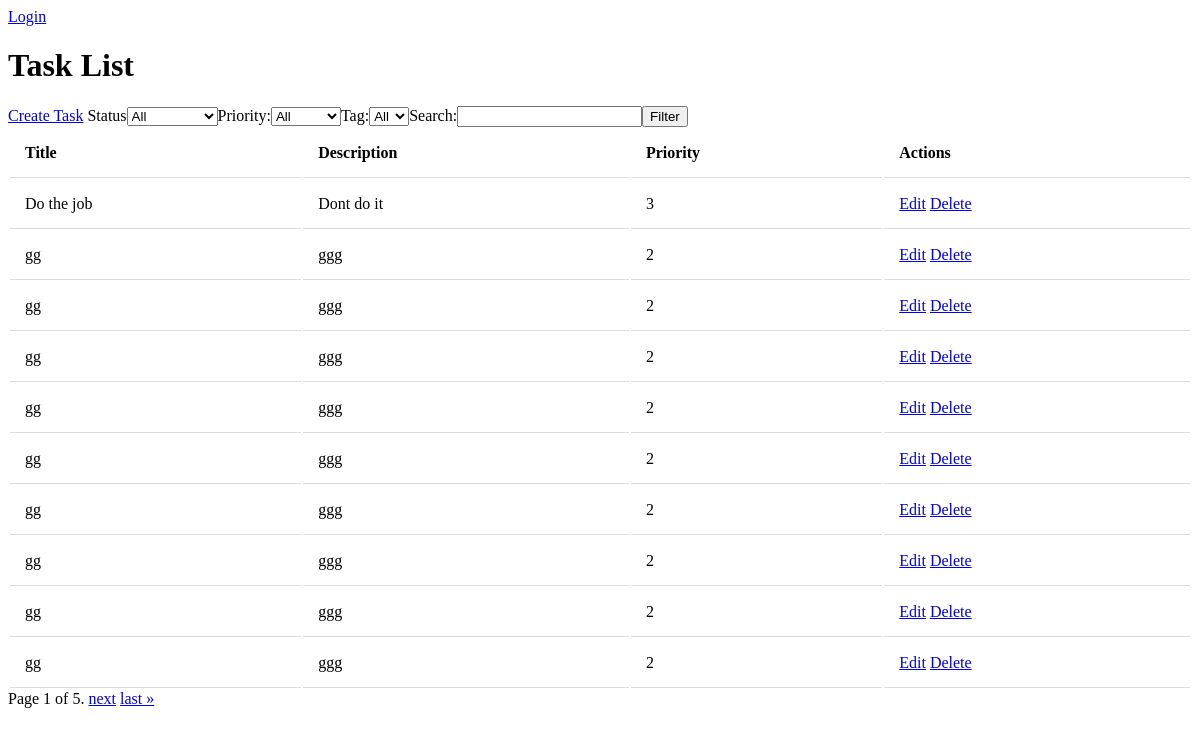
Before: / with the older database file.
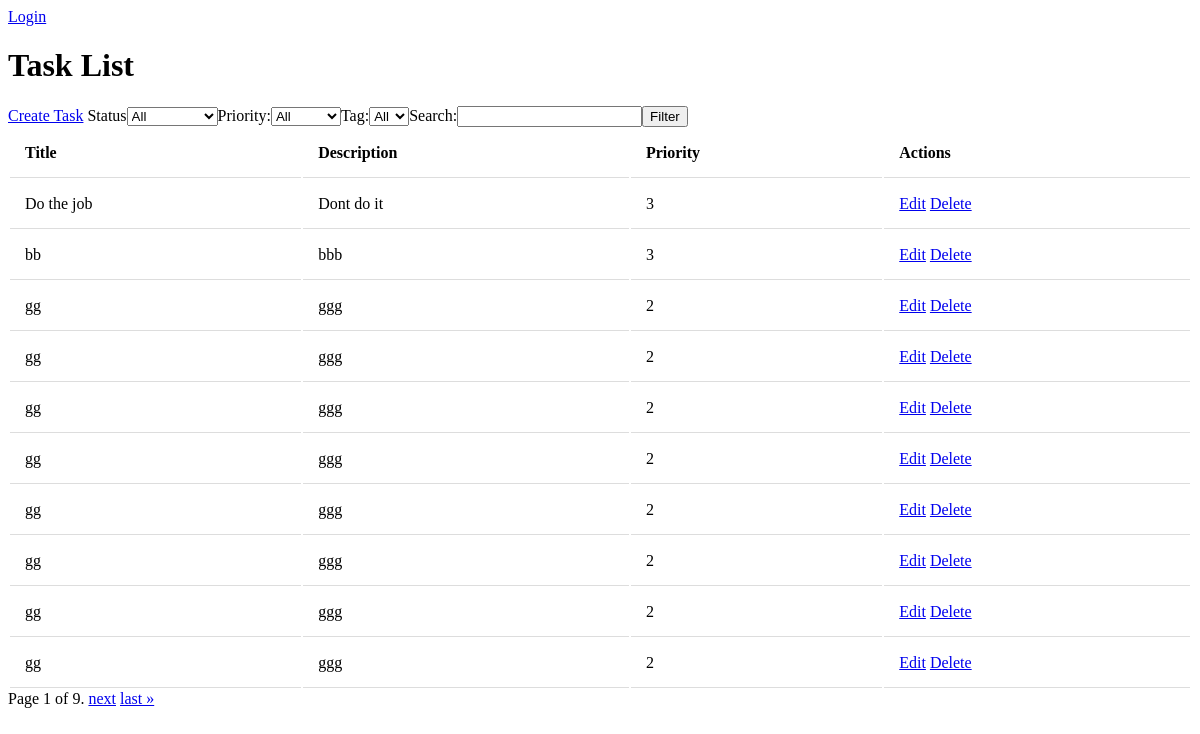
After: the same page with the newer database file.
### task/models.py (models this page shows, shortened)
class Task(models.Model):
    STATUS_CHOICES = [
        ('Not Started', 'Not Started'),
        ('In Progress', 'In Progress'),
        ('Completed', 'Completed'),
    ]
    PRIORITY_CHOICES = [
        (1, 'Low'),
        (2, 'Medium'),
        (3, 'High'),
    ]
    title = models.CharField(max_length=255)
    description = models.TextField(blank=True, null=True)
    priority = models.IntegerField(choices=PRIORITY_CHOICES)
    created_at = models.DateTimeField(
        auto_now_add=True)
    status = models.CharField(
        max_length=12, choices=STATUS_CHOICES, default='Not Started'
    )
    updated_at = models.DateTimeField(auto_now=True)
    start_date = models.DateTimeField(default=timezone.now)
    due_date = models.DateTimeField(default=due_date_default)
    tags = models.ManyToManyField(Tag,  blank=True)

### task/views.py (the view)
# urls.py: path('', views.task_list, name='task_list'),
def task_list(request):
    tasks = Task.objects.all()
    filters = ('status', 'priority', 'tags')
    search_query = request.GET.get('search')
    for f in filters:
        value = request.GET.get(f)
        if value:
            tasks = tasks.filter(**{f'{f}__name' if f == 'tag' else f: value})
    if search_query:
        tasks = tasks.filter(Q(title__icontains=search_query) | Q(description__icontains=search_query))
    tasks = tasks.order_by('-priority', 'created_at')
    all_tags = Tag.objects.all()
    paginator = Paginator(tasks, 10)
    page = request.GET.get('page')
    tasks = paginator.get_page(page)
    return render(request, 'tasks/task_list.html', {
        'Task': Task,
        'tasks': tasks,
        'status_filter': request.GET.get('status'),
        'priority_filter': request.GET.get('priority'),
        'all_tags': all_tags,
        'tag_filter': request.GET.get('tag'),
    })

### task/models.py (called while the page is built)
def due_date_default():
    return timezone.now() + timezone.timedelta(days=7)

### templates/tasks/task_list.html (shortened to what this page needs)
{% extends "tasks/main.html" %}
{% block content %}
<h1>Task List</h1>
<a href="{% url 'task_create' %}">Create Task</a>
<table>
    <thead>
        <tr>
            <th>Title</th>
            <th>Description</th>
            <th>Priority</th>
            <th>Actions</th>
        </tr>
    </thead>
    <tbody>
    <form method="get">
       <label for="status">Status</label>
  <select id="status" name="status">
    <option value="">All</option>
  </select>
  <label for="priority">Priority:</label>
  <select id="priority" name="priority">
    <option value="">All</option>
  </select>
        <label for="tag">Tag:</label>
    <select id="tag" name="tag">
        <option value="">All</option>
    </select>
            <label for="search">Search:</label>
             <input id="search" type="text" name="search" value="{{ search_query }}">
            <button type="submit">Filter</button>
    </form>
        {% for t in tasks %}
        <tr>
            <td>{{ t.title }}</td>
            <td>{{ t.description }}</td>
            <td>{{ t.priority }}</td>
            <td>
                <a href="{% url 'task_update' t.id %}">Edit</a>
                <a href="{% url 'task_delete' t.id %}">Delete</a>
            </td>
        </tr>
        {% endfor %}
    </tbody>
</table>
<div class="pagination">
    <span class="step-links">
        <span class="current">
            Page {{ tasks.number }} of {{ tasks.paginator.num_pages }}.
        </span>
        {% if tasks.has_next %}
            <a href="?page={{ tasks.next_page_number }}">next</a>
            <a href="?page={{ tasks.paginator.num_pages }}">last &raquo;</a>
        {% endif %}
    </span>
</div>
{% endblock %}

### templates/tasks/main.html (shortened to what this page needs)
<!DOCTYPE html>
<html>
<head>
</head>
<body>
    {% if user.is_authenticated %}
    <h1>Username:{{ user.username }}</h1>
    <a href="{% url 'logout' %}">Logout</a>
        {% else %}
    <a href="{% url 'login' %}">Login</a>
        {% endif %}
    {% block content %}
    {% endblock %}
</body>
</html>

### templates/tasks/task_list.html (style rules this page uses)
table { width: 100%; }
th, td { padding: 15px; text-align: left; border-bottom: 1px solid #ddd; }

Changed rows visible on the page:
no longer on this page (row unchanged): Task: title "gg", description "ggg", priority "2"
added Task: title "bb", description "bbb", priority "3"
Other visible differences:
{{ tasks.paginator.num_pages }}: "5" → "9"
